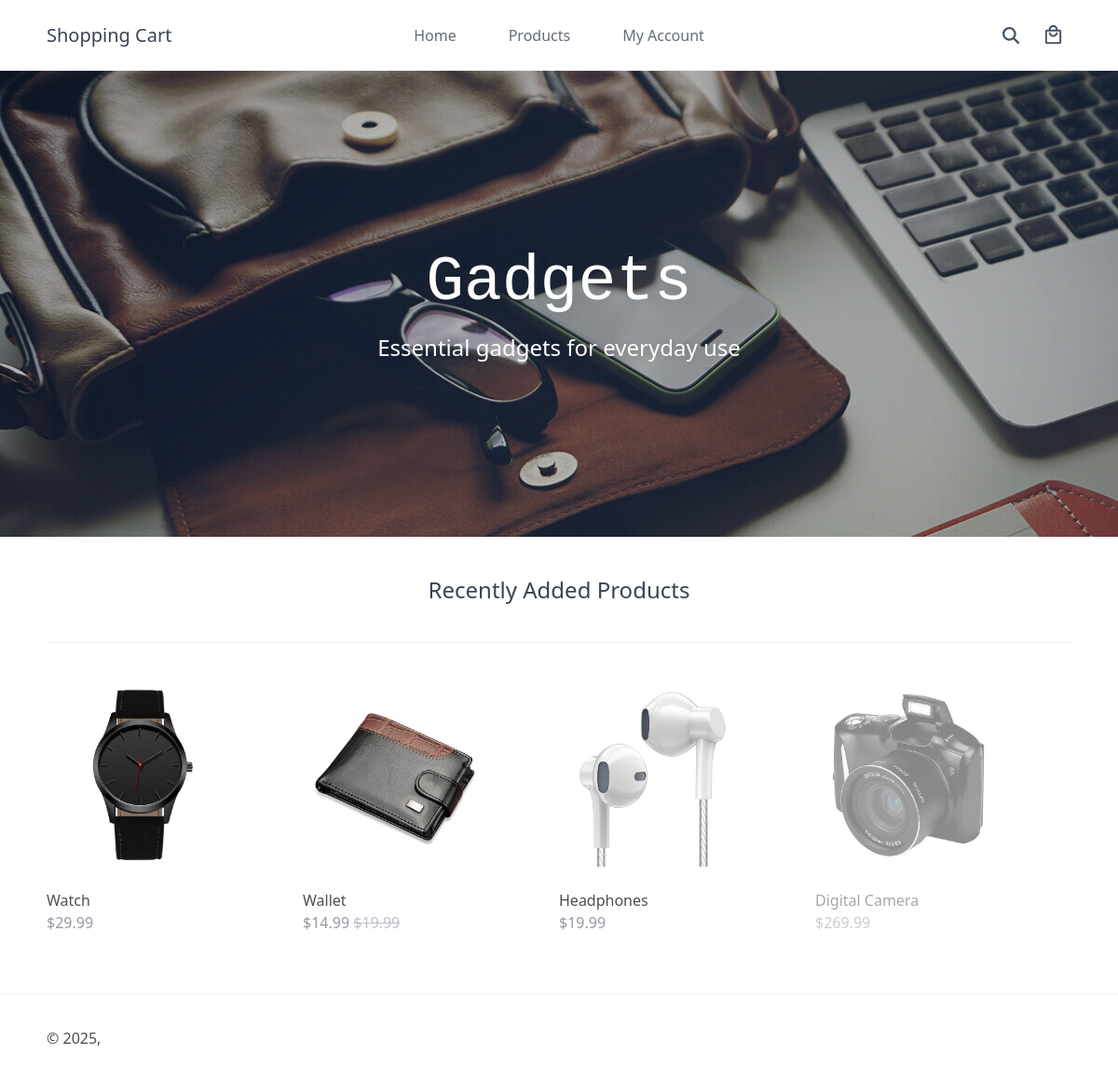
The page / on the database its author committed.
### tables this page shows
CREATE TABLE IF NOT EXISTS `products` (
  `id` int(11) NOT NULL AUTO_INCREMENT,
  `title` varchar(200) NOT NULL,
  `description` mediumtext NOT NULL,
  `sku` varchar(255) NOT NULL DEFAULT '',
  `price` decimal(7,2) NOT NULL,
  `rrp` decimal(7,2) NOT NULL DEFAULT 0.00,
  `quantity` int(11) NOT NULL,
  `created` datetime NOT NULL,
  `weight` decimal(7,2) NOT NULL DEFAULT 0.00,
  `url_slug` varchar(255) NOT NULL DEFAULT '',
  `product_status` tinyint(1) NOT NULL DEFAULT 1,
  `subscription` tinyint(1) NOT NULL DEFAULT 0,
  `subscription_period` int(11) NOT NULL DEFAULT 0,
  `subscription_period_type` varchar(50) NOT NULL DEFAULT 'day',
  PRIMARY KEY (`id`)
);

### home.php (the view, shortened to what this page needs)
<?php
$stmt = $pdo->prepare('SELECT p.*, (SELECT m.full_path FROM product_media_map pm JOIN product_media m ON m.id = pm.media_id WHERE pm.product_id = p.id ORDER BY pm.position ASC LIMIT 1) AS img FROM products p WHERE p.product_status = 1 ORDER BY p.created DESC LIMIT 4');
$stmt->execute();
$recently_added_products = $stmt->fetchAll(PDO::FETCH_ASSOC);
?>
<?=template_header('Home')?>
<div class="featured" style="background-image:url(<?=featured_image?>)">
    <h2>Gadgets</h2>
    <p>Essential gadgets for everyday use</p>
</div>
<div class="recentlyadded content-wrapper">
    <h2>Recently Added Products</h2>
    <div class="products">
        <?php foreach ($recently_added_products as $product): ?>
        <a href="<?=url('index.php?page=product&id=' . ($product['url_slug'] ? $product['url_slug']  : $product['id']))?>" class="product<?=$product['quantity']==0?' no-stock':''?>">
            <?php if (!empty($product['img']) && file_exists($product['img'])): ?>
            <div class="img">
                <img src="<?=base_url?><?=$product['img']?>" width="200" height="200" alt="<?=$product['title']?>">
            </div>
            <?php endif; ?>
            <span class="name"><?=$product['title']?></span>
            <span class="price">
                <?=currency_code?><?=num_format($product['price'],2)?>
                <?php if ($product['rrp'] > 0): ?>
                <span class="rrp"><?=currency_code?><?=num_format($product['rrp'],2)?></span>
                <?php endif; ?>
            </span>
        </a>
        <?php endforeach; ?>
    </div>
</div>
<?=template_footer()?>

### style.css (style rules this page uses)
* { box-sizing: border-box; font-family: system-ui, "Segoe UI", Roboto, Helvetica, Arial, sans-serif, "Apple Color Emoji", "Segoe UI Emoji", "Segoe UI Symbol"; font-size: 16px; }
html { height: 100%; }
body { position: relative; min-height: 100%; color: #4c4e52; background-color: #FFFFFF; margin: 0; padding-bottom: 100px; }
h1, h2, h3, h4, h5 { color: #394352; }
.content-wrapper { width: 100%; max-width: 1100px; margin: 0 auto; }
main .featured { display: flex; flex-direction: column; background-repeat: no-repeat; background-size: cover; height: 500px; align-items: center; justify-content: center; text-align: center; }
main .featured h2 { display: inline-block; margin: 0; width: 1100px; font-family: Rockwell, "Courier Bold", Courier, Georgia, Times, "Times New Roman", sans-serif; font-weight: 500; font-size: 68px; color: #FFFFFF; padding-bottom: 15px; text-shadow: 0px 0px 16px rgba(45, 54, 68, 0.2); }
main .featured p { display: inline-block; margin: 0; width: 1100px; font-size: 24px; color: #FFFFFF; text-shadow: 0px 0px 6px rgba(45, 54, 68, 0.2); }
main .recentlyadded h2 { display: block; font-weight: normal; margin: 0; padding: 40px 0; font-size: 24px; text-align: center; width: 100%; border-bottom: 1px solid #edeff3; }
main .recentlyadded .products, main .products .products-wrapper { display: flex; flex-wrap: wrap; align-items: center; padding: 40px 0 0 0; }
main .recentlyadded .products .product, main .products .products-wrapper .product { display: block; overflow: hidden; text-decoration: none; width: 25%; padding-bottom: 60px; }
main .recentlyadded .products .product .img, main .products .products-wrapper .product .img { display: flex; align-items: center; height: 200px; margin-bottom: 5px; overflow: hidden; }
main .recentlyadded .products .product .img img, main .products .products-wrapper .product .img img { max-width: 100%; max-height: 100%; width: auto; height: auto; object-fit: contain; transform: scale(1); transition: transform 1s; }
main .recentlyadded .products .product .name, main .products .products-wrapper .product .name { display: block; color: #4c4e52; padding: 20px 0 2px 0; }
main .recentlyadded .products .product .price, main .products .products-wrapper .product .price { display: block; color: #969aa1; }
main .recentlyadded .products .product .rrp, main .products .products-wrapper .product .rrp { color: #bcc0c7; text-decoration: line-through; }
main .recentlyadded .products .product.no-stock, main .products .products-wrapper .product.no-stock { opacity: 0.5; }

### rows shown on the page
products: shows a picture, title "Watch", price "29.99"
products: shows a picture, title "Wallet", price "14.99", rrp "19.99"
products: shows a picture, title "Headphones", price "19.99"
products: shows a picture, title "Digital Camera", price "269.99"

### other values the page prints
site_name "Shopping Cart"
